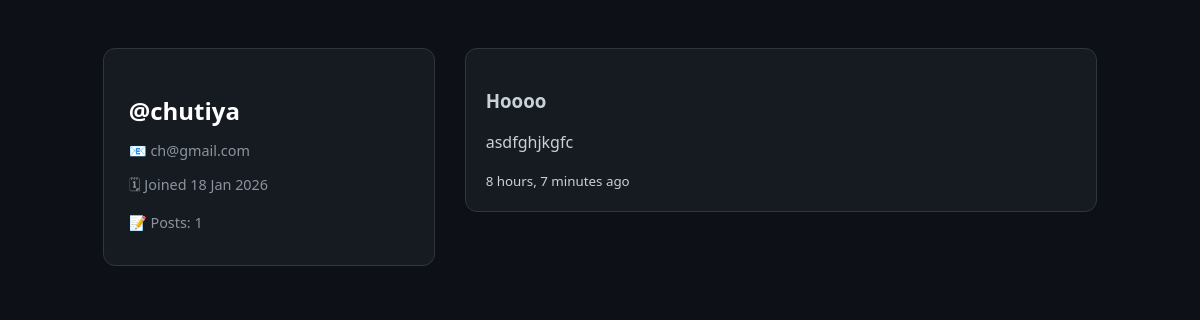
Screenshot of /profile/chutiya/ with the database file from the repository.
### post/models.py (models this page shows, shortened)
class Post(models.Model):
    author = models.ForeignKey(
        User,
        on_delete=models.CASCADE,
        related_name="posts"
    )
    title = models.CharField(max_length=200)
    content = models.TextField()
    created_at = models.DateTimeField(auto_now_add=True)

### post/views.py (the view)
# urls.py: path("profile/<str:username>/", views.user_profile, name="user_profile"),
def user_profile(request, username):
    user = get_object_or_404(User, username=username)
    posts = Post.objects.filter(author=user).order_by("-created_at")
    return render(request, "post/profile.html", {
        "profile_user": user,
        "posts": posts
    })

### post/templates/post/profile.html (shortened to what this page needs)
<!DOCTYPE html>
<html lang="en">
<head>
</head>
<body>
<div class="layout">
  <aside class="profile-card">
    <h2>@{{ profile_user.username }}</h2>
    <p>📧 {{ profile_user.email }}</p>
    <p>🗓 Joined {{ profile_user.date_joined|date:"d M Y" }}</p>
    <p>📝 Posts: {{ posts.count }}</p>
  </aside>
  <section class="posts">
    {% for post in posts %}
      <article class="post-card">
        <h3>{{ post.title }}</h3>
        <p>{{ post.content|truncatewords:30 }}</p>
        <small>{{ post.created_at|timesince }} ago</small>
      </article>
    {% empty %}
      <p>This user has no posts yet.</p>
    {% endfor %}
  </section>
</div>
</body>
</html>

### post/templates/post/profile.html (style rules this page uses)
body { background: #0d1117; color: #c9d1d9; font-family: system-ui; }
.layout { display: flex; gap: 30px; padding: 40px 8%; }
.profile-card { width: 280px; background: #161b22; padding: 25px; border-radius: 12px; border: 1px solid #30363d; }
.profile-card h2 { color: white; margin-bottom: 10px; }
.profile-card p { font-size: 0.9rem; color: #8b949e; margin-bottom: 8px; }
.posts { flex: 1; }
.post-card { background: #161b22; padding: 20px; border-radius: 12px; margin-bottom: 20px; border: 1px solid #30363d; }

### rows the page displays
Post: title "Hoooo", content "asdfghjkgfc", created_at "8 hours, 7 minutes"

### other values shown
{{ profile_user.username }} "chutiya"
{{ profile_user.email }} "ch@gmail.com"
{{ profile_user.date_joined|date:"d M Y" }} "18 Jan 2026"
{{ posts.count }} "1"
